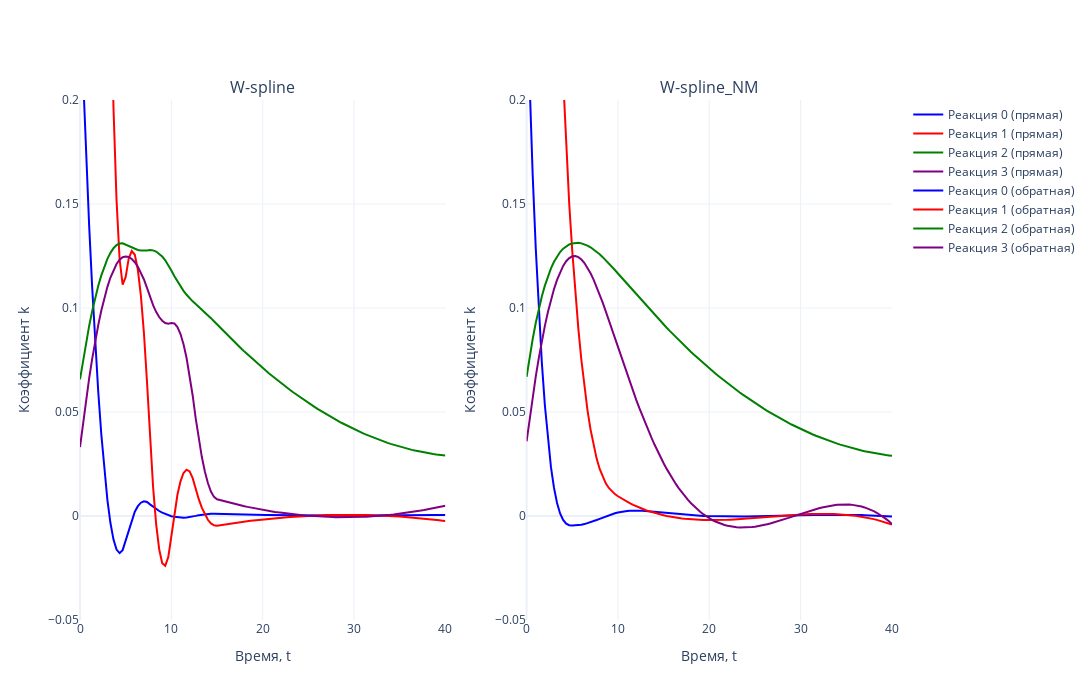

The cell this chart's notebook holds for it:
### Markdown cell above
W-скорости реакций предсказываются отрицательными. Они не должны быть отрицательными

### Code cell
colors = ['blue', 'red', 'green', 'purple']

# Создаем два подграфика (2 столбца, 1 строка)
fig = make_subplots(rows=1, cols=2, subplot_titles=['W-spline', 'W-spline_NM'])

# Первый график (прямая задача)
for i in range(N_REACTION):  
    fig.add_trace(go.Scatter(
        x=tsteps, 
        y=W_spline[i, :], 
        mode='lines', 
        name=f'Реакция {i} (прямая)',
        line=dict(color=colors[i % len(colors)])  # Применяем цвета циклично
    ), row=1, col=1)

# Второй график (обратная задача)
for i in range(N_REACTION):  
    fig.add_trace(go.Scatter(
        x=tsteps, 
        y=W_spline_NM[i, :], 
        mode='lines', 
        name=f'Реакция {i} (обратная)',
        line=dict(color=colors[i % len(colors)])  # Применяем цвета циклично
    ), row=1, col=2)

# Настройки общего макета
fig.update_layout(
    template='plotly_white',
    width=1400,  # Общая ширина холста
    height=700,  # Высота холста
    showlegend=True
)

# Ограничение оси Y
fig.update_yaxes(range=[-0.05, 0.2], title_text='Коэффициент k', row=1, col=1)
fig.update_yaxes(range=[-0.05, 0.2], title_text='Коэффициент k', row=1, col=2)

# Подписи оси X
fig.update_xaxes(title_text='Время, t', row=1, col=1)
fig.update_xaxes(title_text='Время, t', row=1, col=2)

# Отображение графика
fig.show()
